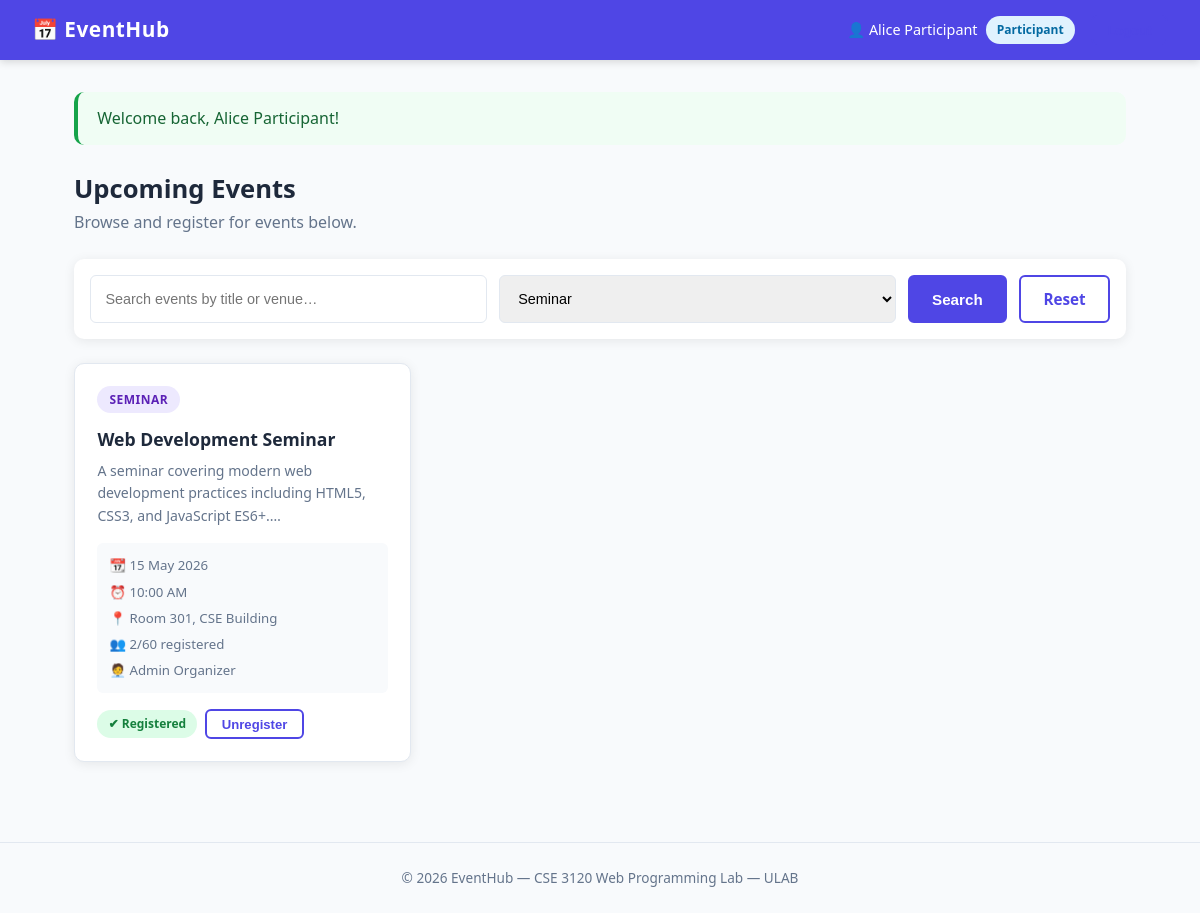
The app's page /events.php?type=seminar (signed in) with its own data.
### tables this page shows
CREATE TABLE IF NOT EXISTS events (
    id           INT AUTO_INCREMENT PRIMARY KEY,
    title        VARCHAR(200)  NOT NULL,
    description  TEXT,
    event_type   ENUM('seminar','workshop','meeting','conference','other') NOT NULL DEFAULT 'seminar',
    event_date   DATE          NOT NULL,
    event_time   TIME          NOT NULL,
    venue        VARCHAR(200)  NOT NULL,
    capacity     INT           NOT NULL DEFAULT 50,
    organizer_id INT           NOT NULL,
    created_at   TIMESTAMP     DEFAULT CURRENT_TIMESTAMP,
    FOREIGN KEY (organizer_id) REFERENCES users(id) ON DELETE CASCADE
);

CREATE TABLE IF NOT EXISTS users (
    id          INT AUTO_INCREMENT PRIMARY KEY,
    full_name   VARCHAR(100)  NOT NULL,
    email       VARCHAR(150)  NOT NULL UNIQUE,
    password    VARCHAR(255)  NOT NULL,
    role        ENUM('organizer','participant') NOT NULL DEFAULT 'participant',
    created_at  TIMESTAMP DEFAULT CURRENT_TIMESTAMP
);

### config.php (called while the page is built, shortened)
<?php
function sanitize($conn, $data) {
    return $conn->real_escape_string(trim(htmlspecialchars($data)));
}
?>

### events.php (the view, shortened to what this page needs)
<?php
require_once 'config.php';
$flash_msg  = $_SESSION['flash_msg']  ?? '';
$flash_type = $_SESSION['flash_type'] ?? '';
$is_organizer = ($_SESSION['user_role'] === 'organizer');
$user_id      = $_SESSION['user_id'];
$search     = sanitize($conn, $_GET['search'] ?? '');
$type_filter = sanitize($conn, $_GET['type']  ?? '');
$where = "WHERE 1=1";
if ($type_filter) $where .= " AND e.event_type = '$type_filter'";
$sql = "
    SELECT e.*,
           u.full_name AS organizer_name,
           (SELECT COUNT(*) FROM registrations r WHERE r.event_id = e.id) AS reg_count,
           (SELECT COUNT(*) FROM registrations r WHERE r.event_id = e.id AND r.user_id = $user_id) AS user_registered
    FROM events e
    JOIN users u ON u.id = e.organizer_id
    $where
    ORDER BY e.event_date ASC
";
$events = $conn->query($sql);
?>
<!DOCTYPE html>
<html lang="en">
<head>
    <link rel="stylesheet" href="style.css">
</head>
<body>
<nav class="navbar">
    <div class="nav-brand">📅 EventHub</div>
    <div class="nav-links">
        <span class="nav-user">👤 <?= htmlspecialchars($_SESSION['user_name']) ?>
            <span class="badge badge-<?= $is_organizer ? 'organizer' : 'participant' ?>">
                <?= ucfirst($_SESSION['user_role']) ?>
            </span>
        </span>
        <form action="auth.php" method="POST" style="display:inline">
            <button type="submit" class="btn btn-sm btn-outline">Logout</button>
        </form>
    </div>
</nav>
<div class="container">
    <?php if ($flash_msg): ?>
        <div class="alert alert-<?= $flash_type ?>"><?= htmlspecialchars($flash_msg) ?></div>
    <?php endif; ?>
    <div class="page-header">
        <h1>Upcoming Events</h1>
        <p>Browse and register for events below.</p>
    </div>
    <form method="GET" class="filter-bar">
        <input type="text" name="search" value="<?= htmlspecialchars($search) ?>" placeholder="Search events by title or venue…">
        <select name="type">
            <?php foreach (['seminar','workshop','meeting','conference','other'] as $t): ?>
                <option value="<?= $t ?>" <?= $type_filter === $t ? 'selected' : '' ?>><?= ucfirst($t) ?></option>
            <?php endforeach; ?>
        </select>
        <button type="submit" class="btn btn-primary">Search</button>
        <a href="events.php" class="btn btn-outline">Reset</a>
    </form>
    <div class="events-grid">
        <?php if ($events->num_rows === 0): ?>
            <div class="empty-state">
                <div style="font-size:3rem">📭</div>
                <p>No events found.</p>
                <?php if ($is_organizer): ?>
                    <a href="add_event.php" class="btn btn-primary">Create First Event</a>
                <?php endif; ?>
            </div>
        <?php else: ?>
            <?php while ($event = $events->fetch_assoc()): ?>
            <div class="event-card">
                <div class="event-type-badge type-<?= $event['event_type'] ?>"><?= ucfirst($event['event_type']) ?></div>
                <h3><?= htmlspecialchars($event['title']) ?></h3>
                <p class="event-desc"><?= htmlspecialchars(substr($event['description'], 0, 100)) ?>…</p>
                <div class="event-meta">
                    <span>📆 <?= date('d M Y', strtotime($event['event_date'])) ?></span>
                    <span>⏰ <?= date('h:i A', strtotime($event['event_time'])) ?></span>
                    <span>📍 <?= htmlspecialchars($event['venue']) ?></span>
                    <span>👥 <?= $event['reg_count'] ?>/<?= $event['capacity'] ?> registered</span>
                    <span>🧑‍💼 <?= htmlspecialchars($event['organizer_name']) ?></span>
                </div>
                <div class="event-actions">
                    <?php if (!$is_organizer): ?>
                        <?php if ($event['user_registered']): ?>
                            <span class="badge badge-registered">✔ Registered</span>
                            <form action="register_event.php" method="POST" style="display:inline">
                                <button type="submit" class="btn btn-sm btn-outline">Unregister</button>
                            </form>
                        <?php elseif ($event['reg_count'] >= $event['capacity']): ?>
                            <span class="badge badge-full">Full</span>
                        <?php endif; ?>
                    <?php endif; ?>
                </div>
            </div>
            <?php endwhile; ?>
        <?php endif; ?>
    </div>
</div>
<footer class="footer">
    <p>&copy; <?= date('Y') ?> EventHub &mdash; CSE 3120 Web Programming Lab &mdash; ULAB</p>
</footer>
</body>
</html>

### style.css (style rules this page uses)
*, *::before, *::after { box-sizing: border-box; margin: 0; padding: 0; }
:root { --primary: #4f46e5; --primary-dark: #3730a3; --secondary: #0ea5e9; --success: #16a34a; --warning: #d97706; --danger: #dc2626; --bg: #f8fafc; --surface: #ffffff; --border: #e2e8f0; --text: #1e293b; --text-muted: #64748b; --radius: 10px; --shadow: 0 2px 12px rgba(0,0,0,0.08); }
body { font-family: 'Segoe UI', Tahoma, Geneva, Verdana, sans-serif; background: var(--bg); color: var(--text); line-height: 1.6; min-height: 100vh; }
a { text-decoration: none; color: inherit; }
.navbar { background: var(--primary); color: #fff; padding: 0 2rem; height: 60px; display: flex; align-items: center; justify-content: space-between; position: sticky; top: 0; z-index: 100; box-shadow: 0 2px 8px rgba(0,0,0,0.15); }
.nav-brand { font-size: 1.3rem; font-weight: 700; letter-spacing: 0.5px; }
.nav-links { display: flex; align-items: center; gap: 1rem; }
.nav-user { font-size: 0.9rem; display: flex; align-items: center; gap: 0.5rem; }
.container { max-width: 1100px; margin: 0 auto; padding: 2rem 1.5rem; }
.btn { display: inline-block; padding: 0.6rem 1.4rem; border-radius: 6px; font-size: 0.95rem; font-weight: 600; cursor: pointer; border: 2px solid transparent; transition: all 0.2s ease; text-align: center; }
.btn-primary { background: var(--primary); color: #fff; border-color: var(--primary); }
.btn-outline { background: transparent; color: var(--primary); border-color: var(--primary); }
.btn-sm { padding: 0.35rem 0.9rem; font-size: 0.82rem; }
.badge { display: inline-block; padding: 0.25rem 0.7rem; border-radius: 999px; font-size: 0.75rem; font-weight: 600; }
.badge-participant { background: #e0f2fe; color: #0369a1; }
.badge-registered { background: #dcfce7; color: #15803d; }
.alert { padding: 0.85rem 1.2rem; border-radius: var(--radius); margin-bottom: 1.5rem; font-weight: 500; border-left: 4px solid; }
.alert-success { background: #f0fdf4; color: #166534; border-color: var(--success); }
.page-header { margin-bottom: 1.5rem; }
.page-header h1 { font-size: 1.6rem; font-weight: 800; }
.page-header p { color: var(--text-muted); }
.filter-bar { display: flex; gap: 0.75rem; flex-wrap: wrap; margin-bottom: 1.5rem; background: var(--surface); padding: 1rem; border-radius: var(--radius); box-shadow: var(--shadow); }
.filter-bar input, .filter-bar select { padding: 0.55rem 0.9rem; border: 1.5px solid var(--border); border-radius: 6px; font-size: 0.9rem; outline: none; flex: 1; min-width: 160px; transition: border-color 0.2s; }
.events-grid { display: grid; grid-template-columns: repeat(auto-fill, minmax(320px, 1fr)); gap: 1.25rem; }
.event-card { background: var(--surface); border-radius: var(--radius); box-shadow: var(--shadow); padding: 1.4rem; border: 1.5px solid var(--border); transition: box-shadow 0.2s, transform 0.2s; position: relative; }
.event-card h3 { font-size: 1.1rem; font-weight: 700; margin: 0.75rem 0 0.4rem; }
.event-desc { font-size: 0.88rem; color: var(--text-muted); margin-bottom: 1rem; }
.event-meta { display: flex; flex-direction: column; gap: 0.3rem; font-size: 0.83rem; color: var(--text-muted); margin-bottom: 1rem; padding: 0.75rem; background: var(--bg); border-radius: 6px; }
.event-meta span { display: flex; align-items: center; gap: 0.4rem; }
.event-actions { display: flex; flex-wrap: wrap; gap: 0.5rem; align-items: center; }
.event-type-badge { display: inline-block; padding: 0.25rem 0.75rem; border-radius: 999px; font-size: 0.75rem; font-weight: 700; text-transform: uppercase; letter-spacing: 0.5px; }
.type-seminar { background: #ede9fe; color: #5b21b6; }
.footer { text-align: center; padding: 1.5rem; color: var(--text-muted); font-size: 0.85rem; border-top: 1px solid var(--border); margin-top: 3rem; }

### records on screen
events: event_type "SEMINAR", title "Web Development Seminar", description "A seminar covering modern web development practices including HTML5, CSS3, and JavaScript ES6+.", event_date "15 May 2026", event_time "10:00 AM", venue "Room 301, CSE Building", reg_count "2", capacity "60", organizer.full_name "Admin Organizer"

### other values on screen
$_SESSION['user_name'] "Alice Participant"
$_SESSION['user_role'] "Participant"
$flash_msg "Welcome back, Alice Participant!"
form field type "Seminar"
